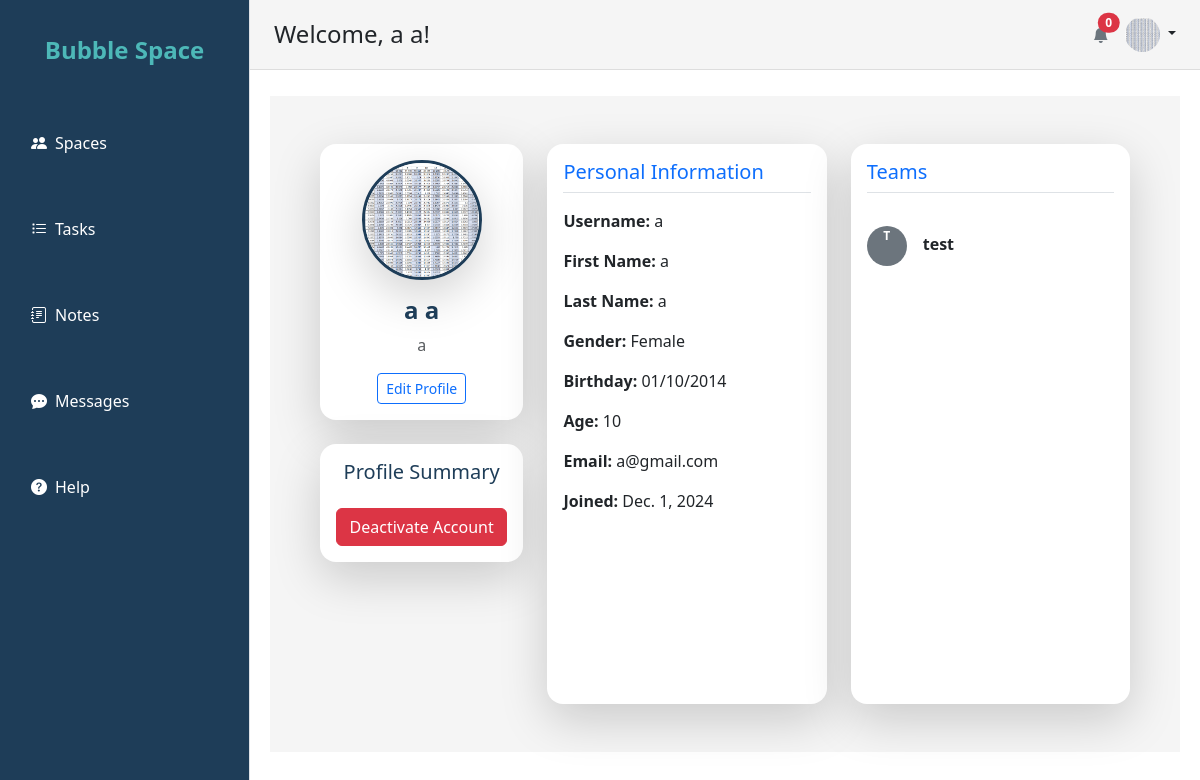
Screenshot of /bubblespace/profile/ (signed in) with the database file from the repository.
### Login/models.py (models this page shows, shortened)
class Users_Account(AbstractBaseUser, PermissionsMixin):
    username = models.CharField(max_length=30, unique=True)
    fname = models.CharField(max_length=50)
    lname = models.CharField(max_length=50)
    gender = models.CharField(max_length=20)
    birthDate = models.DateField()
    profile_picture = models.ImageField(upload_to='profile_pics/', blank=True, null=True)
    is_active = models.BooleanField(default=True)
    is_staff = models.BooleanField(default=False)
    email = models.EmailField(unique=True)  # Added email field
    joined_date = models.DateField(auto_now_add=True)
    objects = UsersAccountManager()
    USERNAME_FIELD = 'username'
    REQUIRED_FIELDS = ['fname', 'lname',"birthDate","gender"]
    @property
    def age(self):
        today = date.today()
        return (today.year - self.birthDate.year) - ((today.month, today.day) < (self.birthDate.month, self.birthDate.day))

### Teams/models.py (models this page shows, shortened)
class Team(models.Model):
    team_name = models.CharField(max_length=255)
    creator = models.ForeignKey(settings.AUTH_USER_MODEL, on_delete=models.CASCADE, related_name='created_teams')
    members = models.ManyToManyField(settings.AUTH_USER_MODEL, related_name='teams')
    projects = models.ManyToManyField(Project, related_name='teams', blank=True)
    team_picture = models.ImageField(upload_to='team_pics/', blank=True, null=True)

### Login/views.py (the view)
# urls.py: path('profile/', profile_view, name='profile'),
def profile_view(request):
    if request.user.is_authenticated:
        user = request.user
        default_profile_picture = f"{settings.MEDIA_URL}profile_pictures/default.svg"
        user_teams = Team.objects.filter(members=user)
        user_data = {
            "username": user.username,
            "fname": user.fname,
            "lname": user.lname,
            "gender": user.gender,
            "birthDate": user.birthDate.strftime('%d/%m/%Y'),
            "age": user.age,
            "profile_picture": user.profile_picture.url if user.profile_picture else None,
            "teams": user_teams,  # Include user teams
            "email":user.email,
             "joined_date":user.joined_date,
        }
        return render(request, 'Profile/profile_account.html', user_data)
    return redirect('login')

### Tasks/context_processors.py (called while the page is built)
def notifications_context(request):
    if request.user.is_authenticated:
        nearing_deadline_tasks = Task.objects.filter(
            created_by=request.user,
            project__isnull=True,
            due_date__lte=now() + timedelta(days=1),
            due_date__gte=now()
        )
        return {'nearing_deadline_tasks': nearing_deadline_tasks}
    return {}

### Login/templates/Profile/profile_account.html (shortened to what this page needs)
{% extends 'base.html' %}
{% block content %}
<div class="container py-5" style="background-color: var(--background-color);">
    <div class="row justify-content-center g-4">
        <div class="col-lg-3 col-md-4">
            <div class="card shadow-lg border-0 rounded-4" style="background-color: #fff;">
                <div class="card-body text-center">
                    <div class="mb-3">
                        {% if profile_picture %}
                            <img src="{{ profile_picture }}" alt="Profile Picture" class="rounded-circle img-fluid shadow-lg"
                                style="width: 120px; height: 120px; object-fit: cover; border: 3px solid var(--primary-color);">
                        {% else %}
                            <div class="d-flex justify-content-center align-items-center bg-light rounded-circle"
                            style="width: 120px; height: 120px; object-fit: cover; border: 3px solid var(--primary-color); margin-left: 45px;">
                                <span class="fs-1">👤</span>
                            </div>
                        {% endif %}
                    </div>
                    <h4 class="fw-bold" style="color: var(--primary-color);">{{ fname }} {{ lname }}</h4>
                    <p class="text-muted">{{ username }}</p>
                    <a href="{% url 'edit_profile' %}" class="btn btn-outline-primary btn-sm">Edit Profile</a>
                </div>
            </div>
            <div class="card shadow-lg border-0 rounded-4 mt-4" style="background-color: #fff;">
                <div class="card-body text-center">
                    <h5 class="mb-4" style="color: var(--primary-color);">Profile Summary</h5>
                    <button type="button" class="btn btn-danger w-100" data-bs-toggle="modal" data-bs-target="#deleteModal">
                        Deactivate Account
                    </button>
                </div>
            </div>
        </div>
        <div class="col-lg-8 col-md-7 ">
            <div class="row g-4">
                <div class="col-md-6 " style="height: 70vh;">
                    <div class="card shadow-lg border-0 rounded-4 h-100" style="background-color: #fff;">
                        <div class="card-body">
                            <h5 class="text-primary border-bottom pb-2 mb-3" style="color: var(--primary-color);">Personal Information</h5>
                            <p><strong>Username:</strong> {{ username }}</p>
                            <p><strong>First Name:</strong> {{ fname }}</p>
                            <p><strong>Last Name:</strong> {{ lname }}</p>
                            <p><strong>Gender:</strong> {{ gender }}</p>
                            <p><strong>Birthday:</strong> {{ birthDate }}</p>
                            <p><strong>Age:</strong> {{ age }}</p>
                            <p><strong>Email:</strong> {{ email }}</p>
                            <p><strong>Joined:</strong> {{ joined_date }}</p>
                        </div>
                    </div>
                </div>
                <div class="col-md-6">
                    <div class="card shadow-lg border-0 rounded-4 h-100" style="background-color: #fff;">
                        <div class="card-body">
                            <h5 class="text-primary border-bottom pb-2 mb-3" style="color: var(--primary-color);">Teams</h5>
                            {% if teams %}
                                <ul class="list-unstyled">
                                    {% for team in teams %}
                                        <li class="d-flex align-items-center mb-2">
                                            <div class="me-3">
                                                {% if team.team_picture %}
                                                    <img src="{{ team.team_picture.url }}" alt="{{ team.team_name }}"
                                                         class="rounded-circle"
                                                         style="width: 40px; height: 40px; object-fit: cover;">
                                                {% else %}
                                                    <span class="badge bg-secondary rounded-circle"
                                                          style="width: 40px; height: 40px;">T</span>
                                                {% endif %}
                                            </div>
                                            <strong>{{ team.team_name }}</strong>
                                        </li>
                                    {% endfor %}
                                </ul>
                            {% else %}
                                <p class="text-muted">You are not part of any team.</p>
                            {% endif %}
                        </div>
                    </div>
                </div>
            </div>
        </div>
    </div>
</div>
{% endblock %}

### Login/templates/base.html (shortened to what this page needs)
<!DOCTYPE html>
<html lang="en">
<head>
    {% load static %}
    <link href="https://cdn.jsdelivr.net/npm/bootstrap@5.3.0-alpha1/dist/css/bootstrap.min.css" rel="stylesheet">
    <link href="https://cdn.jsdelivr.net/npm/bootstrap-icons/font/bootstrap-icons.css" rel="stylesheet">
    <link rel="stylesheet" href="{% static 'base2.css' %}">
</head>
<body>
    <div class="d-flex">
        <aside class="bg-theme border-end" style="width: 250px; position: fixed; top: 0; left: 0; height: 100vh;">
            <div class="p-3">
                <div class="text-center mb-5">
                    <a href="{% url 'home' %}" class="text-decoration-none">
                        <h2 class="text-theme">Bubble Space</h2>
                    </a>
                </div>
                <nav>
                    <ul class="nav flex-column">
                        <li class="nav-item mb-3">
                            <a href="{% url 'team_list' %}" class="nav-link d-flex align-items-center">
                                <i class="bi bi-people-fill me-2"></i> Spaces
                            </a>
                        </li>
                        <li class="nav-item mb-3">
                            <a href="{% url 'task_list' %}" class="nav-link d-flex align-items-center">
                                <i class="bi bi-list-task me-2"></i> Tasks
                            </a>
                        </li>
                        <li class="nav-item mb-3">
                            <a href="{% url 'notes_list' %}" class="nav-link d-flex align-items-center">
                                <i class="bi bi-journal-text me-2"></i> Notes
                            </a>
                        </li>
                        <li class="nav-item mb-3">
                            <a href="{% url 'chat_list' %}" class="nav-link d-flex align-items-center">
                                <i class="bi bi-chat-dots-fill me-2"></i> Messages
                            </a>
                        </li>
                        <li class="nav-item">
                            <a href="{% url 'help' %}" class="nav-link d-flex align-items-center">
                                <i class="bi bi-question-circle-fill me-2"></i> Help
                            </a>
                        </li>
                    </ul>
                </nav>
            </div>
        </aside>
        <div style="margin-left: 250px; width: calc(100% - 250px);">
            <header class="d-flex align-items-center justify-content-between px-4 py-3 header bg-theme"
                style="position: fixed; top: 0; left: 250px; width: calc(100% - 250px);">
                <div>
                    <h4 class="mb-0">Welcome, {{ user.fname }} {{ user.lname }}!</h4>
                </div>
                <div class="d-flex align-items-center">
                    <div class="dropdown me-3">
                        <a href="#" class="d-block text-decoration-none position-relative" id="notificationDropdown"
                            data-bs-toggle="dropdown" aria-expanded="false">
                            <i class="bi bi-bell-fill text-secondary"></i>
                            <span class="position-absolute top-0 start-100 translate-middle badge rounded-pill bg-danger">
                                {{ nearing_deadline_tasks.count }}
                            </span>
                        </a>
                    </div>
                    <div class="dropdown">
                        <a href="#" class="d-block link-dark text-decoration-none dropdown-toggle" id="profileDropdown"
                            data-bs-toggle="dropdown" aria-expanded="false">
                            {% if user.profile_picture %}
                                <img src="{{ user.profile_picture.url }}" alt="Profile Picture"
                                    class="rounded-circle" style="width: 35px; height: 35px;">
                            {% else %}
                                <span class="bg-secondary text-white rounded-circle d-inline-block text-center"
                                    style="width: 35px; height: 35px; line-height: 35px;">
                                    <i class="bi bi-person-fill"></i>
                                </span>
                            {% endif %}
                        </a>
                    </div>
                </div>
            </header>
            <div id="main-content" class="container mt-5 pt-5">
                {% block content %}
                {% endblock %}
            </div>
        </div>
    </div>
</body>
</html>

### Login/static/base2.css (style rules this page uses)
:root { --primary-color: #1e3d58; --secondary-color: #4db8b8; --background-color: #f5f5f5; --text-color: #333; --accent-color: #ff7043; }
aside { background-color: var(--primary-color); color: white; position: fixed; top: 0; left: 0; width: 250px; height: 100vh; transition: all 0.3s ease; z-index: 100; }
aside h2 { font-size: 1.5rem; font-weight: bold; margin: 20px auto; text-align: center; color: var(--secondary-color); }
.nav-link { color: white; font-weight: 500; padding: 10px 15px; transition: all 0.2s ease; display: flex; align-items: center; border-radius: 5px; }
#main-content { margin-left: 0%; padding: 20px; background-color: rgb(255, 255, 255); color: var(--text-color); margin-bottom: 5%; transition: margin-left 0.3s ease; height: 10%; width: auto; box-sizing: border-box; margin-top: 0; }
.header { background-color: var(--background-color); border-bottom: 1px solid #ddd; padding: 10px 20px; display: flex; justify-content: space-between; align-items: center; position: fixed; top: 0; left: 250px; width: calc(100% - 250px); transition: all 0.3s ease; z-index: 50; }
.d-flex { padding-top: 0; height: 70px; }

### rows the page displays
Users_Account: fname "a", lname "a", profile_picture (picture), gender "Female", email "a@gmail.com", joined_date "Dec. 1, 2024"
Team: team_picture "T", team_name "test"

### other values shown
{{ nearing_deadline_tasks.count }} "0"
{{ fname }} "a"
{{ lname }} "a"
{{ username }} "a"
{{ birthDate }} "01/10/2014"
{{ age }} "10"
